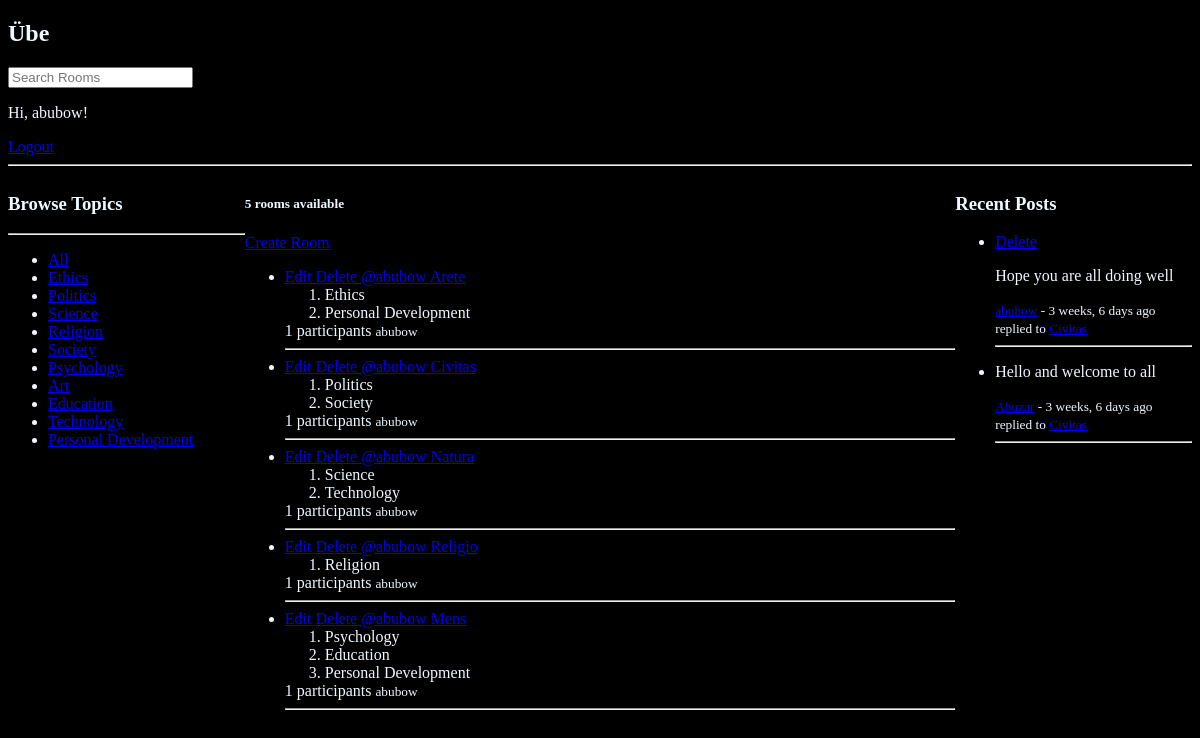
Page / (signed in) on the earlier database version.
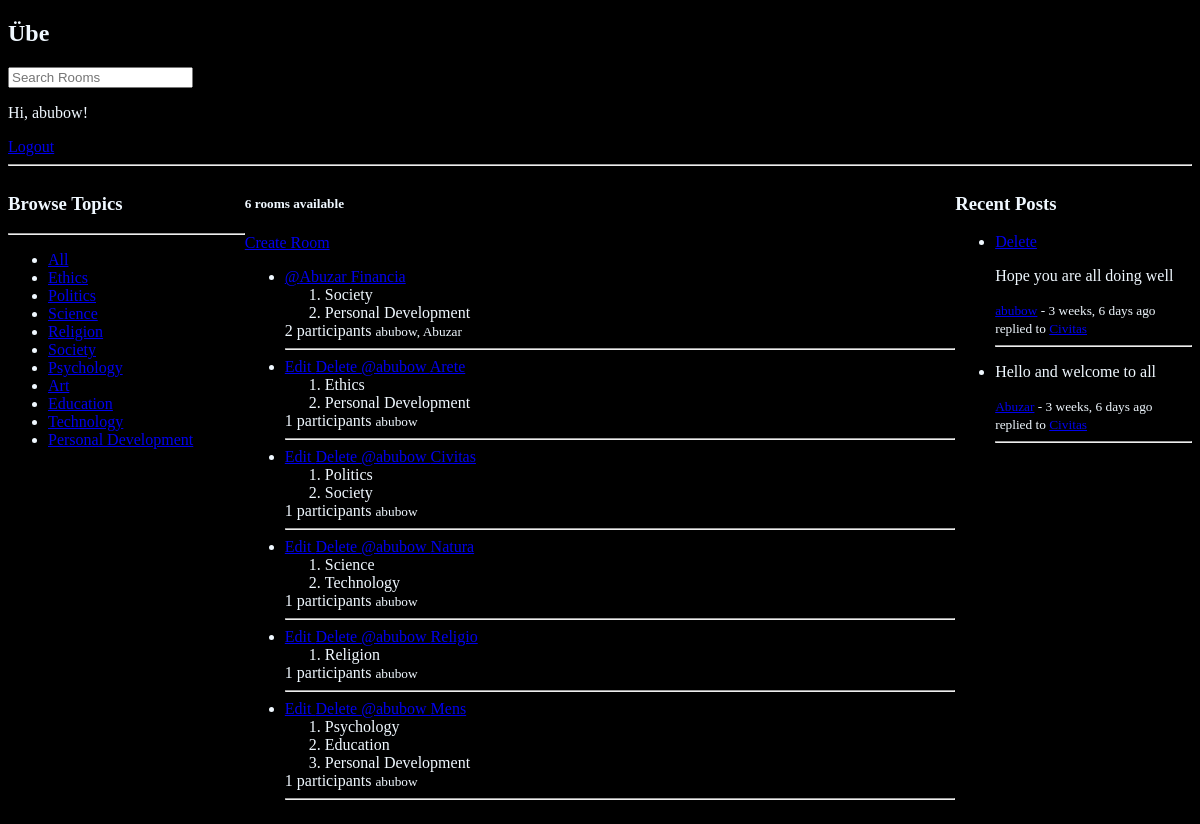
Same page on the later database version.
### base/models.py (models this page shows, shortened)
class Topic(models.Model):
    id = models.AutoField(primary_key=True)
    name = models.CharField(max_length=50)
    description = models.CharField(max_length=200)
    link = models.CharField(max_length=50)

class Room(models.Model):
    id = models.AutoField(primary_key=True)
    name = models.CharField(max_length=50)
    description = models.CharField(max_length=200, null=True, blank=True)
    link = models.CharField(max_length=50)
    topics = models.ManyToManyField('Topic', related_name='rooms', blank=True)
    participants = models.ManyToManyField(
        User, related_name='rooms_joined', blank=True)
    host = models.ForeignKey(
        User, on_delete=models.CASCADE, related_name='rooms_hosted')
    updated = models.DateTimeField(auto_now=True)
    created = models.DateTimeField(auto_now_add=True)
    class Meta:
        ordering = ['-updated', '-created']

class Message(models.Model):
    user = models.ForeignKey(User, on_delete=models.CASCADE)
    room = models.ForeignKey(Room, on_delete=models.CASCADE)
    message = models.TextField()
    updated = models.DateTimeField(auto_now=True)
    created = models.DateTimeField(auto_now_add=True)
    class Meta:
        ordering = ['-updated', '-created']
    def __str__(self):
        return self.message

### base/views.py (the view)
# urls.py: path('', views.home, name='home'),
def home(request):
    q = request.GET.get('q')
    if q:
        rooms = Room.objects.filter(
            Q(topics__name__icontains=q) |
            Q(topics__description__icontains=q) |
            Q(name__icontains=q) |
            Q(description__icontains=q)
        ).distinct()
        recent_messages = Message.objects.filter(
            Q(room__topics__name__icontains=q) |
            Q(room__topics__description__icontains=q) |
            Q(room__name__icontains=q) |
            Q(room__description__icontains=q) |
            Q(message__icontains=q)
        ).distinct().order_by('-created')[:5]
    else:
        rooms = Room.objects.all()
        recent_messages = Message.objects.all().order_by('-created')[:5]
    topics = Topic.objects.all()
    context = {
        'rooms': rooms,
        'topics': topics,
        'recent_messages': recent_messages,
    }
    return render(request, 'base/home.html', context)

### base/templates/base/home.html (shortened to what this page needs)
{% extends "main.html" %} {% block content %}
<main class="home-container">
	{% if user.is_authenticated %}
	<div>{% include 'components/topic_list.html' %}</div>
	<div>
		<h5>{{ rooms.count }} rooms available</h5>
		<a href="{% url 'room-form' %}">Create Room</a>
		{% include 'components/feed.html' %}
	</div>
	<div>{% include 'components/recent_activity.html' %}</div>
	{% endif %}
</main>
{% endblock %}

### base/templates/components/topic_list.html
<h3>Browse Topics</h3>
		<hr />
		<ul>
			<li>
				<a href="{% url 'home' %}">All</a>
			</li>
			{% for topic in topics %}
			<li>
				<a href="{% url 'home' %}?q={{ topic.name }}"
					>{{ topic.name }}</a
				>
			</li>
			{% endfor %}
		</ul>

### base/templates/components/feed.html
<div>
	<ul>
		{% for room in rooms %}
		<li>
			{% if room.host == user %}
			<a href="{% url 'update-room' room.id %}"> Edit </a>
			<a href="{% url 'delete-room' room.id %}"> Delete </a>
			{% endif %}
			<a href="{%url 'profile' room.host.id %}">
				@{{room.host.username}}
			</a>
			<a href="{% url 'room' room.link %}">{{ room.name }}</a>
			<ol>
				{% for topic in room.topics.all %}
				<li>{{ topic.name }}</li>
				{% endfor %}
			</ol>
			<span> {{ room.participants.count }} participants </span>
			<small> {{ room.participants.all|join:", " }} </small>
			<hr />
		</li>
		{% endfor %}
	</ul>
</div>

### base/templates/components/recent_activity.html (shortened to what this page needs)
<h3>Recent Posts</h3>
		<ul>
			{% for post in recent_messages %}
			<li>
					{% if post.user_id == request.user.id %}
						<a href="{% url 'delete-message' post.id %}">Delete</a>
					{% endif %}
				<p>{{ post }}
				</p>
				<small>
					<a href="{% url 'profile' post.user.id %}">{{ post.user.username }}</a>
					 - {{ post.created|timesince }} ago replied to <a href="{% url 'room' post.room.link %}">{{ post.room.name }}</a></small>
				<hr />
			</li>
			{% endfor %}
		</ul>

Differences in the rows shown:
added Room: host.username "Abuzar", name "Financia", participants.count "2", participants.all "abubow, Abuzar", Topic (name "Society"), Topic (name "Personal Development")
Other differences:
{{ rooms.count }}: "5" → "6"
